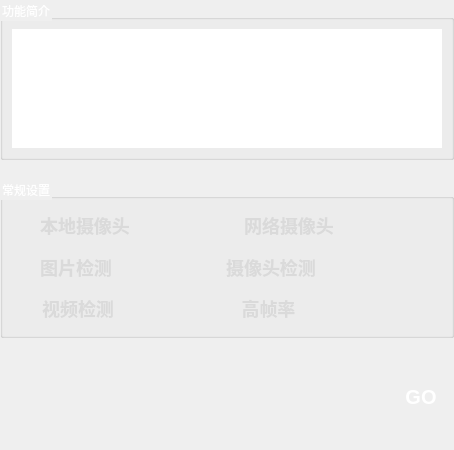
             <widget class="QWidget" name="page_3">
              <layout class="QVBoxLayout" name="verticalLayout_13" stretch="2,0,2,0,1,0">
               <property name="leftMargin">
                <number>0</number>
               </property>
               <property name="topMargin">
                <number>0</number>
               </property>
               <property name="rightMargin">
                <number>0</number>
               </property>
               <property name="bottomMargin">
                <number>0</number>
               </property>
               <item>
                <widget class="QGroupBox" name="groupBox_6">
                 <property name="styleSheet">
                  <string notr="true">color: rgb(255, 255, 255);</string>
                 </property>
                 <property name="title">
                  <string>功能简介</string>
                 </property>
                 <layout class="QVBoxLayout" name="verticalLayout_11">
                  <item>
                   <widget class="QTextBrowser" name="textBrowser_2">
                    <property name="styleSheet">
                     <string notr="true">border-style: solid;
border-width: 0px;
border-radius: 0px;
color: rgb(255, 255, 255);</string>
                    </property>
                    <property name="html">
                     <string>&lt;!DOCTYPE HTML PUBLIC &quot;-//W3C//DTD HTML 4.0//EN&quot; &quot;http://www.w3.org/TR/REC-html40/strict.dtd&quot;&gt;
&lt;html&gt;&lt;head&gt;&lt;meta name=&quot;qrichtext&quot; content=&quot;1&quot; /&gt;&lt;style type=&quot;text/css&quot;&gt;
p, li { white-space: pre-wrap; }
&lt;/style&gt;&lt;/head&gt;&lt;body style=&quot; font-family:'SimSun'; font-size:9pt; font-weight:400; font-style:normal;&quot;&gt;
&lt;p style=&quot; margin-top:0px; margin-bottom:0px; margin-left:0px; margin-right:0px; -qt-block-indent:0; text-indent:0px;&quot;&gt;&lt;span style=&quot; font-size:14pt;&quot;&gt;基于卷积神经网络对11种葡萄进行分类，能够对图片、视频、摄像头的画面中的葡萄进行分类，并采用热力图分析特征来源，以此Machine Teaching&lt;/span&gt;&lt;/p&gt;&lt;/body&gt;&lt;/html&gt;</string>
                    </property>
                   </widget>
                  </item>
                 </layout>
                </widget>
               </item>
               <item>
                <spacer name="verticalSpacer_11">
                 <property name="orientation">
                  <enum>Qt::Vertical</enum>
                 </property>
                 <property name="sizeHint" stdset="0">
                  <size>
                   <width>20</width>
                   <height>13</height>
                  </size>
                 </property>
                </spacer>
               </item>
               <item>
                <widget class="QGroupBox" name="groupBox_7">
                 <property name="styleSheet">
                  <string notr="true">#groupBox_7{color: rgb(255, 255, 255);}
QPushButton{font-family: &quot;Microsoft YaHei&quot;;
font-size: 14px;
font-weight: bold;
color:white;
text-align: center center;
padding-left: 5px;
padding-right: 5px;
padding-top: 4px;
padding-bottom: 4px;
border-style: solid;
border-width: 0px;
border-color: rgba(255, 255, 255, 255);
border-radius: 3px;
background-color: rgba(200, 200, 200,0);}

QPushButton:focus{outline: none;}

QPushButton::pressed{font-family: &quot;Microsoft YaHei&quot;;
                     font-size: 14px;
                     font-weight: bold;
                     color:rgb(200,200,200);
                     text-align: center center;
                     padding-left: 5px;
                     padding-right: 5px;
                     padding-top: 4px;
                     padding-bottom: 4px;
                     border-style: solid;
                     border-width: 0px;
                     border-color: rgba(255, 255, 255, 255);
                     border-radius: 3px;
                     background-color:  #bf513b;}

QPushButton::disabled{font-family: &quot;Microsoft YaHei&quot;;
                     font-size: 14px;
                     font-weight: bold;
                     color:rgb(200,200,200);
                     text-align: center center;
                     padding-left: 5px;
                     padding-right: 5px;
                     padding-top: 4px;
                     padding-bottom: 4px;
                     border-style: solid;
                     border-width: 0px;
                     border-color: rgba(255, 255, 255, 255);
                     border-radius: 3px;
                     background-color:  #bf513b;}
QPushButton::hover {
border-style: solid;
border-width: 0px;
border-radius: 0px;
background-color: rgba(48,148,243,80);}
QLabel{
		font-size: 18px;
	font-family: &quot;Microsoft YaHei&quot;;
	font-weight: bold;
 		border-radius:9px;
		background:rgba(66, 195, 255, 0);
color: rgb(218, 218, 218);
}
</string>
                 </property>
                 <property name="title">
                  <string>常规设置</string>
                 </property>
                 <layout class="QVBoxLayout" name="verticalLayout_12">
                  <item>
                   <layout class="QHBoxLayout" name="horizontalLayout_28" stretch="0,1,0,0,0,1,0,1,0">
                    <item>
                     <spacer name="horizontalSpacer_29">
                      <property name="orientation">
                       <enum>Qt::Horizontal</enum>
                      </property>
                      <property name="sizeHint" stdset="0">
                       <size>
                        <width>28</width>
                        <height>20</height>
                       </size>
                      </property>
                     </spacer>
                    </item>
                    <item>
                     <widget class="QLabel" name="label_34">
                      <property name="text">
                       <string>本地摄像头</string>
                      </property>
                      <property name="alignment">
                       <set>Qt::AlignCenter</set>
                      </property>
                     </widget>
                    </item>
                    <item>
                     <spacer name="horizontalSpacer_32">
                      <property name="orientation">
                       <enum>Qt::Horizontal</enum>
                      </property>
                      <property name="sizeHint" stdset="0">
                       <size>
                        <width>13</width>
                        <height>20</height>
                       </size>
                      </property>
                     </spacer>
                    </item>
                    <item>
                     <widget class="QPushButton" name="pushButton_33">
                      <property name="sizePolicy">
                       <sizepolicy hsizetype="Minimum" vsizetype="Preferred">
                        <horstretch>0</horstretch>
                        <verstretch>0</verstretch>
                       </sizepolicy>
                      </property>
                      <property name="text">
                       <string/>
                      </property>
                      <property name="icon">
                       <iconset resource="img_ui.qrc">
                        <normaloff>:/icon/img_icon/开关 关.png</normaloff>
                        <normalon>:/icon/img_icon/开关 开.png</normalon>:/icon/img_icon/开关 关.png</iconset>
                      </property>
                      <property name="iconSize">
                       <size>
                        <width>45</width>
                        <height>23</height>
                       </size>
                      </property>
                      <property name="checkable">
                       <bool>true</bool>
                      </property>
                     </widget>
                    </item>
                    <item>
                     <spacer name="horizontalSpacer_24">
                      <property name="orientation">
                       <enum>Qt::Horizontal</enum>
                      </property>
                      <property name="sizeHint" stdset="0">
                       <size>
                        <width>40</width>
                        <height>20</height>
                       </size>
                      </property>
                     </spacer>
                    </item>
                    <item>
                     <widget class="QLabel" name="label_35">
                      <property name="text">
                       <string>网络摄像头</string>
                      </property>
                      <property name="alignment">
                       <set>Qt::AlignCenter</set>
                      </property>
                     </widget>
                    </item>
                    <item>
                     <spacer name="horizontalSpacer_33">
                      <property name="orientation">
                       <enum>Qt::Horizontal</enum>
                      </property>
                      <property name="sizeHint" stdset="0">
                       <size>
                        <width>13</width>
                        <height>20</height>
                       </size>
                      </property>
                     </spacer>
                    </item>
                    <item>
                     <widget class="QPushButton" name="pushButton_24">
                      <property name="sizePolicy">
                       <sizepolicy hsizetype="Minimum" vsizetype="Preferred">
                        <horstretch>0</horstretch>
                        <verstretch>0</verstretch>
                       </sizepolicy>
                      </property>
                      <property name="text">
                       <string/>
                      </property>
                      <property name="icon">
                       <iconset resource="img_ui.qrc">
                        <normaloff>:/icon/img_icon/开关 关.png</normaloff>
                        <normalon>:/icon/img_icon/开关 开.png</normalon>:/icon/img_icon/开关 关.png</iconset>
                      </property>
                      <property name="iconSize">
                       <size>
                        <width>45</width>
                        <height>23</height>
                       </size>
                      </property>
                      <property name="checkable">
                       <bool>true</bool>
                      </property>
                     </widget>
                    </item>
                    <item>
                     <spacer name="horizontalSpacer_25">
                      <property name="orientation">
                       <enum>Qt::Horizontal</enum>
                      </property>
                      <property name="sizeHint" stdset="0">
                       <size>
                        <width>40</width>
                        <height>20</height>
                       </size>
                      </property>
                     </spacer>
                    </item>
                   </layout>
                  </item>
                  <item>
                   <layout class="QHBoxLayout" name="horizontalLayout_29" stretch="0,1,0,0,0,1,0,1,0">
                    <item>
                     <spacer name="horizontalSpacer_30">
                      <property name="orientation">
                       <enum>Qt::Horizontal</enum>
                      </property>
                      <property name="sizeHint" stdset="0">
                       <size>
                        <width>28</width>
                        <height>20</height>
                       </size>
                      </property>
                     </spacer>
                    </item>
                    <item>
                     <widget class="QLabel" name="label_36">
                      <property name="text">
                       <string>图片检测</string>
                      </property>
                      <property name="alignment">
                       <set>Qt::AlignCenter</set>
                      </property>
                     </widget>
                    </item>
                    <item>
                     <spacer name="horizontalSpacer_34">
                      <property name="orientation">
                       <enum>Qt::Horizontal</enum>
                      </property>
                      <property name="sizeHint" stdset="0">
                       <size>
                        <width>13</width>
                        <height>20</height>
                       </size>
                      </property>
                     </spacer>
                    </item>
                    <item>
                     <widget class="QPushButton" name="pushButton_34">
                      <property name="sizePolicy">
                       <sizepolicy hsizetype="Minimum" vsizetype="Preferred">
                        <horstretch>0</horstretch>
                        <verstretch>0</verstretch>
                       </sizepolicy>
                      </property>
                      <property name="text">
                       <string/>
                      </property>
                      <property name="icon">
                       <iconset resource="img_ui.qrc">
                        <normaloff>:/icon/img_icon/开关 关.png</normaloff>
                        <normalon>:/icon/img_icon/开关 开.png</normalon>:/icon/img_icon/开关 关.png</iconset>
                      </property>
                      <property name="iconSize">
                       <size>
                        <width>45</width>
                        <height>23</height>
                       </size>
                      </property>
                      <property name="checkable">
                       <bool>true</bool>
                      </property>
                     </widget>
                    </item>
                    <item>
                     <spacer name="horizontalSpacer_26">
                      <property name="orientation">
                       <enum>Qt::Horizontal</enum>
                      </property>
                      <property name="sizeHint" stdset="0">
                       <size>
                        <width>40</width>
                        <height>20</height>
                       </size>
                      </property>
                     </spacer>
                    </item>
                    <item>
                     <widget class="QLabel" name="label_37">
                      <property name="text">
                       <string>摄像头检测</string>
                      </property>
                      <property name="alignment">
                       <set>Qt::AlignCenter</set>
                      </property>
                     </widget>
                    </item>
                    <item>
                     <spacer name="horizontalSpacer_35">
                      <property name="orientation">
                       <enum>Qt::Horizontal</enum>
                      </property>
                      <property name="sizeHint" stdset="0">
                       <size>
                        <width>13</width>
                        <height>20</height>
                       </size>
                      </property>
                     </spacer>
                    </item>
                    <item>
                     <widget class="QPushButton" name="pushButton_35">
                      <property name="sizePolicy">
                       <sizepolicy hsizetype="Minimum" vsizetype="Preferred">
                        <horstretch>0</horstretch>
                        <verstretch>0</verstretch>
                       </sizepolicy>
                      </property>
                      <property name="text">
                       <string/>
                      </property>
                      <property name="icon">
                       <iconset resource="img_ui.qrc">
                        <normaloff>:/icon/img_icon/开关 关.png</normaloff>
                        <normalon>:/icon/img_icon/开关 开.png</normalon>:/icon/img_icon/开关 关.png</iconset>
                      </property>
                      <property name="iconSize">
                       <size>
                        <width>45</width>
                        <height>23</height>
                       </size>
                      </property>
                      <property name="checkable">
                       <bool>true</bool>
                      </property>
                     </widget>
                    </item>
                    <item>
                     <spacer name="horizontalSpacer_28">
                      <property name="orientation">
                       <enum>Qt::Horizontal</enum>
                      </property>
                      <property name="sizeHint" stdset="0">
                       <size>
                        <width>40</width>
                        <height>20</height>
                       </size>
                      </property>
                     </spacer>
                    </item>
                   </layout>
                  </item>
                  <item>
                   <layout class="QHBoxLayout" name="horizontalLayout_30" stretch="0,1,0,0,0,1,0,1,0">
                    <item>
                     <spacer name="horizontalSpacer_31">
                      <property name="orientation">
                       <enum>Qt::Horizontal</enum>
                      </property>
                      <property name="sizeHint" stdset="0">
                       <size>
                        <width>28</width>
                        <height>20</height>
                       </size>
                      </property>
                     </spacer>
                    </item>
                    <item>
                     <widget class="QLabel" name="label_38">
                      <property name="text">
                       <string>视频检测</string>
                      </property>
                      <property name="alignment">
                       <set>Qt::AlignCenter</set>
                      </property>
                     </widget>
                    </item>
                    <item>
                     <spacer name="horizontalSpacer_36">
                      <property name="orientation">
                       <enum>Qt::Horizontal</enum>
                      </property>
                      <property name="sizeHint" stdset="0">
                       <size>
                        <width>13</width>
                        <height>20</height>
                       </size>
                      </property>
                     </spacer>
                    </item>
                    <item>
                     <widget class="QPushButton" name="pushButton_36">
                      <property name="sizePolicy">
                       <sizepolicy hsizetype="Minimum" vsizetype="Preferred">
                        <horstretch>0</horstretch>
                        <verstretch>0</verstretch>
                       </sizepolicy>
                      </property>
                      <property name="text">
                       <string/>
                      </property>
                      <property name="icon">
                       <iconset resource="img_ui.qrc">
                        <normaloff>:/icon/img_icon/开关 关.png</normaloff>
                        <normalon>:/icon/img_icon/开关 开.png</normalon>:/icon/img_icon/开关 关.png</iconset>
                      </property>
                      <property name="iconSize">
                       <size>
                        <width>45</width>
                        <height>23</height>
                       </size>
                      </property>
                      <property name="checkable">
                       <bool>true</bool>
                      </property>
                     </widget>
                    </item>
                    <item>
                     <spacer name="horizontalSpacer_27">
                      <property name="orientation">
                       <enum>Qt::Horizontal</enum>
                      </property>
                      <property name="sizeHint" stdset="0">
                       <size>
                        <width>40</width>
                        <height>20</height>
                       </size>
                      </property>
                     </spacer>
                    </item>
                    <item>
                     <widget class="QLabel" name="label_44">
                      <property name="text">
                       <string>高帧率</string>
                      </property>
                      <property name="alignment">
                       <set>Qt::AlignCenter</set>
                      </property>
                     </widget>
                    </item>
                    <item>
                     <spacer name="horizontalSpacer_37">
                      <property name="orientation">
                       <enum>Qt::Horizontal</enum>
                      </property>
                      <property name="sizeHint" stdset="0">
                       <size>
                        <width>13</width>
                        <height>20</height>
                       </size>
                      </property>
                     </spacer>
                    </item>
                    <item>
                     <widget class="QPushButton" name="pushButton_37">
                      <property name="sizePolicy">
                       <sizepolicy hsizetype="Minimum" vsizetype="Preferred">
                        <horstretch>0</horstretch>
                        <verstretch>0</verstretch>
                       </sizepolicy>
                      </property>
                      <property name="text">
                       <string/>
                      </property>
                      <property name="icon">
                       <iconset resource="img_ui.qrc">
                        <normaloff>:/icon/img_icon/开关 关.png</normaloff>
                        <normalon>:/icon/img_icon/开关 开.png</normalon>:/icon/img_icon/开关 关.png</iconset>
                      </property>
                      <property name="iconSize">
                       <size>
                        <width>45</width>
                        <height>23</height>
                       </size>
                      </property>
                      <property name="checkable">
                       <bool>true</bool>
                      </property>
                     </widget>
                    </item>
                    <item>
                     <spacer name="horizontalSpacer_55">
                      <property name="orientation">
                       <enum>Qt::Horizontal</enum>
                      </property>
                      <property name="sizeHint" stdset="0">
                       <size>
                        <width>40</width>
                        <height>20</height>
                       </size>
                      </property>
                     </spacer>
                    </item>
                   </layout>
                  </item>
                 </layout>
                </widget>
               </item>
               <item>
                <spacer name="verticalSpacer_12">
                 <property name="orientation">
                  <enum>Qt::Vertical</enum>
                 </property>
                 <property name="sizeHint" stdset="0">
                  <size>
                   <width>20</width>
                   <height>13</height>
                  </size>
                 </property>
                </spacer>
               </item>
               <item>
                <layout class="QHBoxLayout" name="horizontalLayout_32" stretch="0,1">
                 <item>
                  <spacer name="horizontalSpacer_38">
                   <property name="orientation">
                    <enum>Qt::Horizontal</enum>
                   </property>
                   <property name="sizeHint" stdset="0">
                    <size>
                     <width>388</width>
                     <height>20</height>
                    </size>
                   </property>
                  </spacer>
                 </item>
                 <item>
                  <widget class="QPushButton" name="pushButton_25">
                   <property name="sizePolicy">
                    <sizepolicy hsizetype="Minimum" vsizetype="Preferred">
                     <horstretch>0</horstretch>
                     <verstretch>0</verstretch>
                    </sizepolicy>
                   </property>
                   <property name="styleSheet">
                    <string notr="true">QPushButton{font-family: &quot;Microsoft YaHei&quot;;
font-size: 20px;
font-weight: bold;
color:white;
text-align: center center;
padding-left: 5px;
padding-right: 5px;
padding-top: 4px;
padding-bottom: 4px;
border-style: solid;
border-width: 0px;
border-color: rgba(255, 255, 255, 255);
border-radius: 3px;
background-color: rgba(200, 200, 200,0);}

QPushButton:focus{outline: none;}

QPushButton::pressed{font-family: &quot;Microsoft YaHei&quot;;
                     font-size: 14px;
                     font-weight: bold;
                     color:rgb(200,200,200);
                     text-align: center center;
                     padding-left: 5px;
                     padding-right: 5px;
                     padding-top: 4px;
                     padding-bottom: 4px;
                     border-style: solid;
                     border-width: 0px;
                     border-color: rgba(255, 255, 255, 255);
                     border-radius: 3px;
                     background-color:  #bf513b;}

QPushButton::disabled{font-family: &quot;Microsoft YaHei&quot;;
                     font-size: 14px;
                     font-weight: bold;
                     color:rgb(200,200,200);
                     text-align: center center;
                     padding-left: 5px;
                     padding-right: 5px;
                     padding-top: 4px;
                     padding-bottom: 4px;
                     border-style: solid;
                     border-width: 0px;
                     border-color: rgba(255, 255, 255, 255);
                     border-radius: 3px;
                     background-color:  #bf513b;}
QPushButton::hover {
border-style: solid;
border-width: 0px;
border-radius: 0px;
background-color: rgba(48,148,243,80);}</string>
                   </property>
                   <property name="text">
                    <string>GO</string>
                   </property>
                  </widget>
                 </item>
                </layout>
               </item>
               <item>
                <spacer name="verticalSpacer_13">
                 <property name="orientation">
                  <enum>Qt::Vertical</enum>
                 </property>
                 <property name="sizeHint" stdset="0">
                  <size>
                   <width>20</width>
                   <height>13</height>
                  </size>
                 </property>
                </spacer>
               </item>
              </layout>
             </widget>
